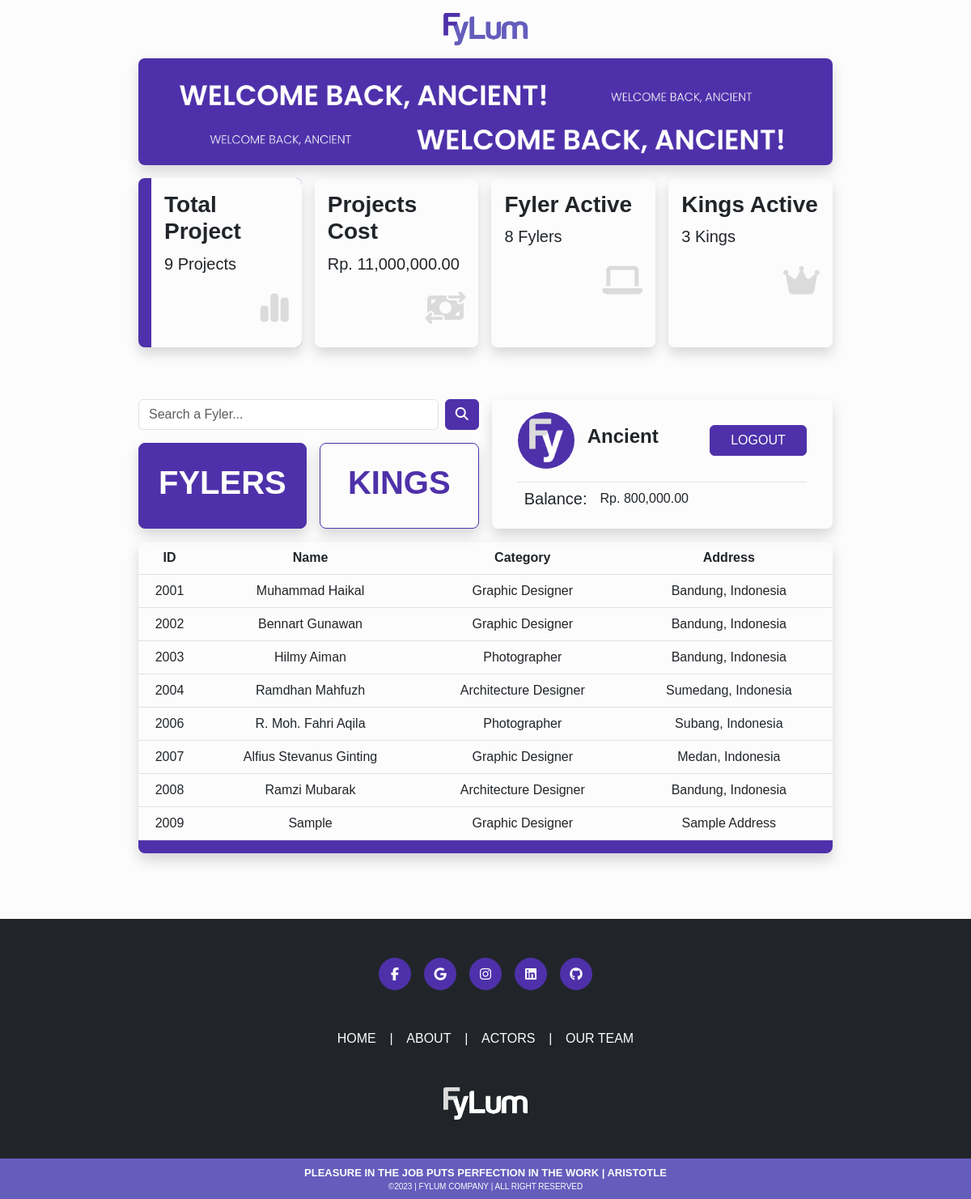
The page /ancients/index.php (signed in) on the database its author committed.
### tables this page shows
CREATE TABLE IF NOT EXISTS `fylers` (
  `fyler_id` int(11) NOT NULL AUTO_INCREMENT,
  `account_email` varchar(50) NOT NULL DEFAULT '',
  `fyler_name` varchar(50) NOT NULL DEFAULT '',
  `fyler_cate` varchar(50) NOT NULL DEFAULT '',
  `fyler_desc` varchar(500) NOT NULL DEFAULT '',
  `fyler_age` int(11) NOT NULL,
  `fyler_add` varchar(50) NOT NULL DEFAULT '',
  `fyler_balance` int(11) NOT NULL,
  `fyler_photo` varchar(50) NOT NULL DEFAULT '',
  `fyler_project` int(11) NOT NULL,
  PRIMARY KEY (`fyler_id`),
  KEY `FK__fylers` (`account_email`),
  CONSTRAINT `FK__fylers` FOREIGN KEY (`account_email`) REFERENCES `accounts` (`account_email`) ON DELETE NO ACTION ON UPDATE NO ACTION
);

### ancients/index.php (the view, shortened to what this page needs)
<?php
include('../server/connection.php');
if (isset($_SESSION['logged_in'])) {
  $ancient_balance = $_SESSION['ancient_balance'];
}
?>
<?php
$q_t_project = "SELECT COUNT(*) AS total_project FROM projects";
$r_t_project = mysqli_query($conn, $q_t_project);
$row_t_project = mysqli_fetch_assoc($r_t_project);
$total_project = $row_t_project['total_project'];
?>
<?php
$q_t_cost = "SELECT SUM(project_cost) AS total_cost FROM projects WHERE project_status = 'finished'";
$r_t_cost = mysqli_query($conn, $q_t_cost);
$row_t_cost = mysqli_fetch_assoc($r_t_cost);
$total_cost = $row_t_cost['total_cost'];
?>
<?php
if (isset($_POST['btn_search_Fyler'])) {
  $keyword = $_POST['keyword'];
  $q_fyler = "SELECT * FROM fylers WHERE fyler_id LIKE '%$keyword%' OR
  fyler_name LIKE '%$keyword%' OR fyler_cate LIKE '%$keyword%' OR fyler_add LIKE '%$keyword%'";
} else {
  $q_fyler = "SELECT * FROM fylers";
}
$r_fyler = mysqli_query($conn, $q_fyler);
$q_fyler_all = "SELECT * FROM fylers";
$r_fyler_all = mysqli_query($conn, $q_fyler_all);
$total_fyler = mysqli_num_rows($r_fyler_all);
?>
<?php
if (isset($_POST['btn_search_King'])) {
  $keyword = $_POST['keyword'];
  $q_king = "SELECT * FROM kings WHERE king_id LIKE '%$keyword%' OR
  king_name LIKE '%$keyword%' OR king_desc LIKE '%$keyword%' OR king_add LIKE '%$keyword%'";
} else {
  $q_king = "SELECT * FROM kings";
}
$r_king = mysqli_query($conn, $q_king);
$q_king_all = "SELECT * FROM kings";
$r_king_all = mysqli_query($conn, $q_king_all);
$total_king = mysqli_num_rows($r_king_all);
?>
<!DOCTYPE html>
<html lang="en">
<head>
  <link rel="stylesheet" href="../bootstrap/css/bootstrap.css" />
  <link rel="stylesheet" href="../bootstrap/css/main.css" />
  <link href="https://cdn.jsdelivr.net/npm/@sweetalert2/theme-dark@4/dark.css" rel="stylesheet" />
</head>
<body class="bg-main-purple">
  <main>
    <div class="position-absolute top-0 start-50 translate-middle-x text-center mt-3">
      <a href="index.php">
        <img src="../assets/images/icons/fylum.png" alt="" height="40px">
      </a>
    </div>
    <div class="container-fluid bg-nearly-white pb-3 m-0 text-dark">
      <div class="container-fluid w-75 pt-5">
        <div class="mt-4 mb-3">
          <img class="shadow w-100 rounded-3" src="../assets/images/contents/banner_ancient.png" alt="">
        </div>
        <div class="d-flex mb-5">
          <div class="shadow w-25 rounded-3 mb-3 ps-3 me-3 bg-main-purple">
            <div class="bg-nearly-white text-dark w-100 h-100 p-3 rounded-end-3">
              <h3 class="fw-bold">Total Project</h3>
              <p class="fw-light fs-5">
                <?= $total_project ?> Projects
              </p>
              <h1 class="text-end text-main-grey"><i class="fa-solid fa-chart-simple"></i></h1>
            </div>
          </div>
          <div class="shadow w-25 rounded-3 mb-3 me-3 p-3">
            <h3 class="fw-bold">Projects Cost</h3>
            <p class="fw-light fs-5">Rp.
              <?= number_format($total_cost) ?>.00
            </p>
            <h1 class="text-end text-main-grey"><i class="fa-solid fa-money-bill-transfer"></i></h1>
          </div>
          <div class="shadow w-25 rounded-3 mb-3 me-3 p-3">
            <h3 class="fw-bold">Fyler Active</h3>
            <p class="fw-light fs-5">
              <?= $total_fyler ?> Fylers
            </p>
            <h1 class="text-end text-main-grey"><i class="fa-solid fa-laptop"></i></h1>
          </div>
          <div class="shadow w-25 rounded-3 mb-3 p-3">
            <h3 class="fw-bold">Kings Active</h3>
            <p class="fw-light fs-5">
              <?= $total_king ?> Kings
            </p>
            <h1 class="text-end text-main-grey"><i class="fa-solid fa-crown"></i></h1>
          </div>
        </div>
        <div class="d-flex mt-5">
          <div class="w-50 mb-3 me-3">
            <div class="w-100">
              <?php if (isset($_GET['tbl'])) {
                if ($_GET['tbl'] == 'fyler') {
                  $indicator = 'Fyler';
                } else {
                  $indicator = 'King';
                }
              } else {
                $indicator = 'Fyler';
              } ?>
              <form action="" method="POST">
                <div class="d-flex mb-3">
                  <input class="form-control" type="text" name="keyword" placeholder="Search a <?= $indicator ?>...">
                  <button class="btn btn-purple ms-2" type="submit" name="btn_search_<?= $indicator ?>"><i class="fa-solid fa-magnifying-glass"></i></button>
                </div>
              </form>
              <?php if (isset($_GET['tbl'])) {
                if ($_GET['tbl'] == 'fyler') {
                  $btn_king = 'btn-light-purple';
                  $btn_fyler = 'btn-purple';
                } else {
                  $btn_king = 'btn-purple';
                  $btn_fyler = 'btn-light-purple';
                }
              } else {
                $btn_king = 'btn-light-purple';
                $btn_fyler = 'btn-purple';
              } ?>
              <div class="w-100 d-flex">
                <a class="text-decoration-none shadow w-50 p-4 rounded-3 text-center <?= $btn_fyler ?>" href="index.php?tbl=fyler">
                  <h1 class="fw-bold">FYLERS</h1>
                </a>
                <a class="shadow w-50 p-4 ms-3 rounded-3 text-center text-decoration-none <?= $btn_king ?>" href="index.php?tbl=king">
                  <h1 class="fw-bold">KINGS</h1>
                </a>
              </div>
            </div>
          </div>
          <div class="shadow w-50 mb-3 rounded-3 px-3">
            <div class="d-flex mx-3 py-3 align-items-center">
              <img class="object-fit-cover rounded-circle" src="../assets/images/icons/fy_main.png" alt="" height="70px" width="70px">
              <div class="d-flex align-items-center justify-content-between w-100">
                <h4 class="fw-bold ms-3">Ancient</h4>
                <a class="" href="index.php?logout=1">
                  <button class="btn btn-purple" style="width: 120px;">LOGOUT</button>
                </a>
              </div>
            </div>
            <div class="d-flex mx-3 px-2 pt-2 border-top">
              <h5>Balance:</h5>
              <p class="ms-3">Rp.
                <?= number_format($ancient_balance) ?>.00
              </p>
            </div>
          </div>
        </div>
        <div class="shadow rounded-3">
          <div class="w-100">
            <table class="table">
              <thead class="text-center fw-bold">
                <th scope="col">ID</th>
                <th scope="col">Name</th>
                <?php if ($indicator == 'Fyler') { ?>
                  <th scope="col">Category</th>
                  <th scope="col">Address</th>
                <?php } else { ?>
                  <th scope="col">Description</th>
                  <th scope="col">Balance</th>
                  <th scope="col">Action</th>
                <?php } ?>
              </thead>
              <?php if (isset($_GET['tbl'])) { ?>
                <?php if ($_GET['tbl'] == 'fyler') { ?>
                  <?php while ($row = mysqli_fetch_assoc($r_fyler)) { ?>
                    <tr class="text-center table-row">
                      <td>
                        <?= $row['fyler_id'] ?>
                      </td>
                      <td>
                        <?= $row['fyler_name'] ?>
                      </td>
                      <td>
                        <?= $row['fyler_cate'] ?>
                      </td>
                      <td>
                        <?= $row['fyler_add'] ?>
                      </td>
                    </tr>
                  <?php } ?>
                <?php } else { ?>
                  <?php while ($row = mysqli_fetch_assoc($r_king)) { ?>
                    <tr class="text-center table-row">
                      <td>
                        <?= $row['king_id'] ?>
                      </td>
                      <td>
                        <?= $row['king_name'] ?>
                      </td>
                      <td>
                        <?= $row['king_desc'] ?>
                      </td>
                      <td>
                        <?= 'Rp.' . number_format($row['king_balance']) . '.00'  ?>
                      </td>
                      <td>
                        <a class="link-purple" href="" data-bs-toggle="modal" data-bs-target="#modalTopup<?= $row['king_id'] ?>">
                          <i class="fa-solid fa-wallet fa-lg"></i>
                        </a>
                      </td>
                    </tr>
                    <div class="modal fade" id="modalTopup<?= $row['king_id'] ?>" tabindex="-1" aria-labelledby="modalTopupLabel" aria-hidden="true">
                      <div class="modal-dialog modal-dialog-centered">
                        <div class="modal-content">
                          <div class="modal-body">
                            <div class="d-flex align-items-end text-main-purple w-100 justify-content-between">
                              <h1 class="fw-bold">TOPUP</h1>
                              <h3 class="fw-bold">TOPUP</h3>
                              <h6 class="fw-bold">KINGS</h6>
                            </div>
                            <div class="d-flex p-3">
                              <div class="w-75">
                                <div class="d-flex align-items-center">
                                  <div>
                                    <img class="rounded-circle object-fit-cover" src="../assets/images/profiles/kings/<?= $row['king_photo'] ?>" alt="" height="100px" width="100px">
                                  </div>
                                  <div class="ms-3">
                                    <p class="m-0">#<?= $row['king_id'] ?></p>
                                    <p class="m-0 fs-4"><?= $row['king_name'] ?></p>
                                    <p class="m-0 text-secondary"><?= $row['account_email'] ?></p>
                                    <p class="m-0 fw-bold text-main-purple"><?= 'Rp.' . number_format($row['king_balance']) . '.00' ?></p>
                                  </div>
                                </div>
                                <form action="actionTopup.php?king_id=<?= $row['king_id'] ?>" method="POST">
                                  <label class="mt-3" for="">Insert Nominal</label>
                                  <div class="d-flex">
                                    <input class="form-control" type="number" name="king_balance" placeholder="Rp." min="100000" max="1000000000" step="100000">
                                    <input class="btn btn-purple" type="submit" value="Topup">
                                  </div>
                                  <label class="m-0 text-secondary" for="">(Rp.100,000 - Rp.1,000,000,000)</label>
                                </form>
                              </div>
                            </div>
                          </div>
                        </div>
                      </div>
                    </div>
                  <?php } ?>
                <?php } ?>
              <?php } else if (!isset($_GET['tbl'])) { ?>
                <?php while ($row = mysqli_fetch_assoc($r_fyler)) { ?>
                  <tr class="text-center table-row">
                    <td>
                      <?= $row['fyler_id'] ?>
                    </td>
                    <td>
                      <?= $row['fyler_name'] ?>
                    </td>
                    <td>
                      <?= $row['fyler_cate'] ?>
                    </td>
                    <td>
                      <?= $row['fyler_add'] ?>
                    </td>
                  </tr>
                <?php } ?>
              <?php } ?>
              <tr class="bg-main-purple w-100">
                <td class="rounded-bottom-3" colspan="5"></td>
              </tr>
            </table>
          </div>
        </div>
      </div>
    </div>
  </main>
  <?php include('../layouts/footer.php'); ?>
</body>
</html>

### rows shown on the page
fylers: fyler_id "2001", fyler_name "Muhammad Haikal", fyler_cate "Graphic Designer", fyler_add "Bandung, Indonesia"
fylers: fyler_id "2002", fyler_name "Bennart Gunawan", fyler_cate "Graphic Designer", fyler_add "Bandung, Indonesia"
fylers: fyler_id "2003", fyler_name "Hilmy Aiman", fyler_cate "Photographer", fyler_add "Bandung, Indonesia"
fylers: fyler_id "2004", fyler_name "Ramdhan Mahfuzh", fyler_cate "Architecture Designer", fyler_add "Sumedang, Indonesia"
fylers: fyler_id "2006", fyler_name "R. Moh. Fahri Aqila", fyler_cate "Photographer", fyler_add "Subang, Indonesia"
fylers: fyler_id "2007", fyler_name "Alfius Stevanus Ginting", fyler_cate "Graphic Designer", fyler_add "Medan, Indonesia"
fylers: fyler_id "2008", fyler_name "Ramzi Mubarak", fyler_cate "Architecture Designer", fyler_add "Bandung, Indonesia"
fylers: fyler_id "2009", fyler_name "Sample", fyler_cate "Graphic Designer", fyler_add "Sample Address"

### other values the page prints
$total_project "9"
$total_cost "11,000,000"
$total_fyler "8"
$total_king "3"
$ancient_balance "800,000"
